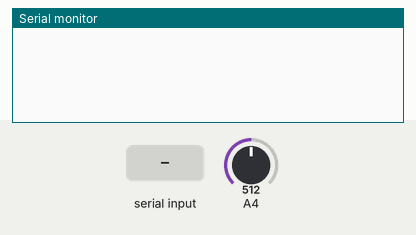
Bench run of a sketch on a simulated Arduino Mega 2560, built with avr-gcc and run on an emulated ATmega2560. Parts: the last lines printed to the serial monitor. Inputs (shaded band) come from the test bench; at power-on: A4 = 512.

Above: at 1.2 s.
1.3 s: "start_reading\n" received over Serial
At 2.1 s:
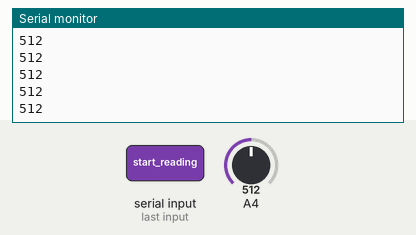
3.2 s: A4 set to 716
At 4.3 s:
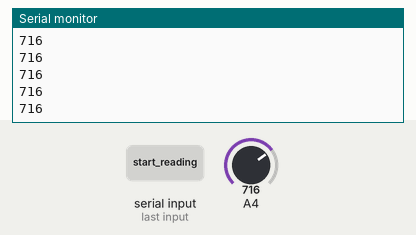
4.7 s: A4 set to 900
Timing chart, 0 to 4.9 s (numbered marks = the images above; inputs shaded):
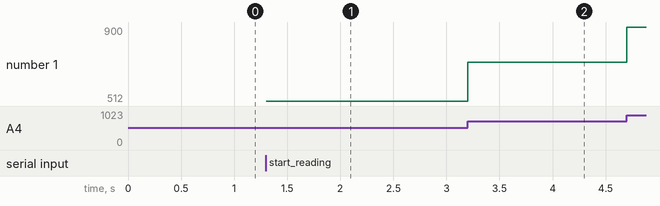

Measured:
- after the input at 1.3 s, the serial monitor: prints a new line at once (image 1)
- after the input at 3.2 s, the serial monitor: prints a new line at once (image 2)
- plotted number 1: 512 → 716 after the input at 3.2 s, 716 → 900 after the input at 4.7 s

The sketch:

Wifi_Communication.ino
```cpp
#define SAMPLE_RATE 512
#define BAUD_RATE 115200
#define NUM_INPUTS 1 // Number of analog input pins

const uint8_t input_pins[NUM_INPUTS] = {36};

bool reading = false;

void setup() {
  Serial.begin(BAUD_RATE);
}

void loop() {
  if (Serial.available() > 0) {
    String command = Serial.readStringUntil('\n');
    if (command == "start_reading") {
      reading = true;
    } else if (command == "stop_reading") {
      reading = false;
    }
  }

  if (reading) {
    static unsigned long past = 0;
    unsigned long present = micros();
    unsigned long interval = present - past;
    past = present;

    static long timer = 0;
    timer -= interval;

    if (timer < 0) {
      timer += 1000000 / SAMPLE_RATE;

      // Read and send data as a comma-separated array
      for (int i = 0; i < NUM_INPUTS; i++) {
        int sensor_value = analogRead(input_pins[i]);
        Serial.print(sensor_value);
        // if (i < NUM_INPUTS - 1) {
        //   Serial.print(","); // Add a comma between values
        // }
      }
      Serial.println(); // End the line after each set of readings
    }
  }
}
```
